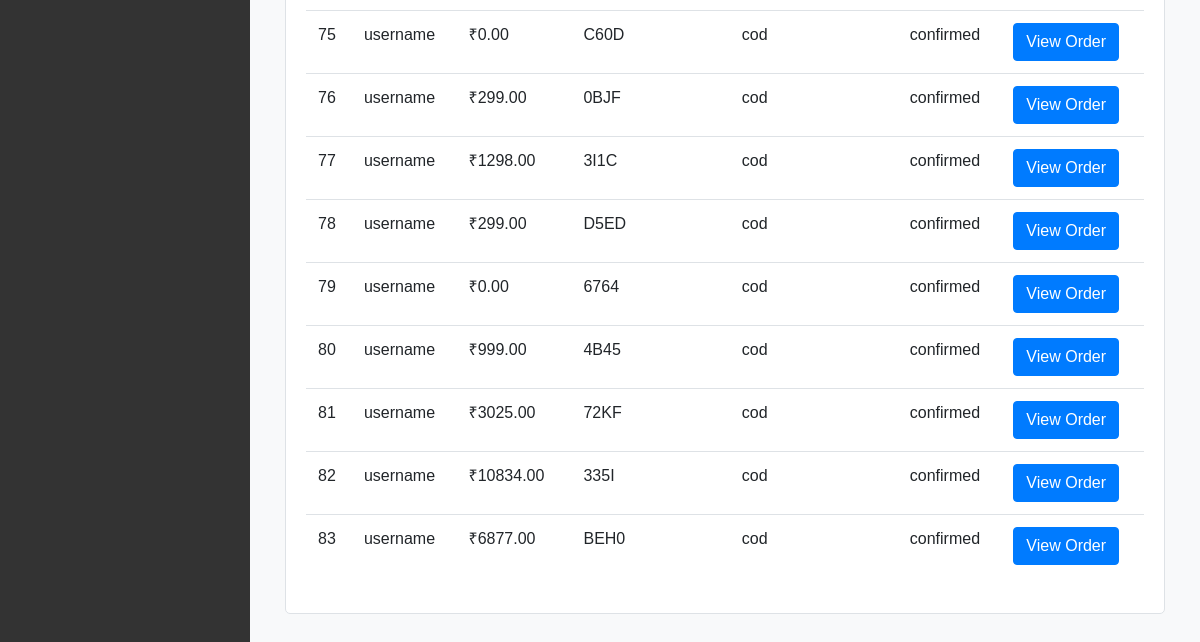
/order/ (lower part), run on an earlier commit of the app's database.
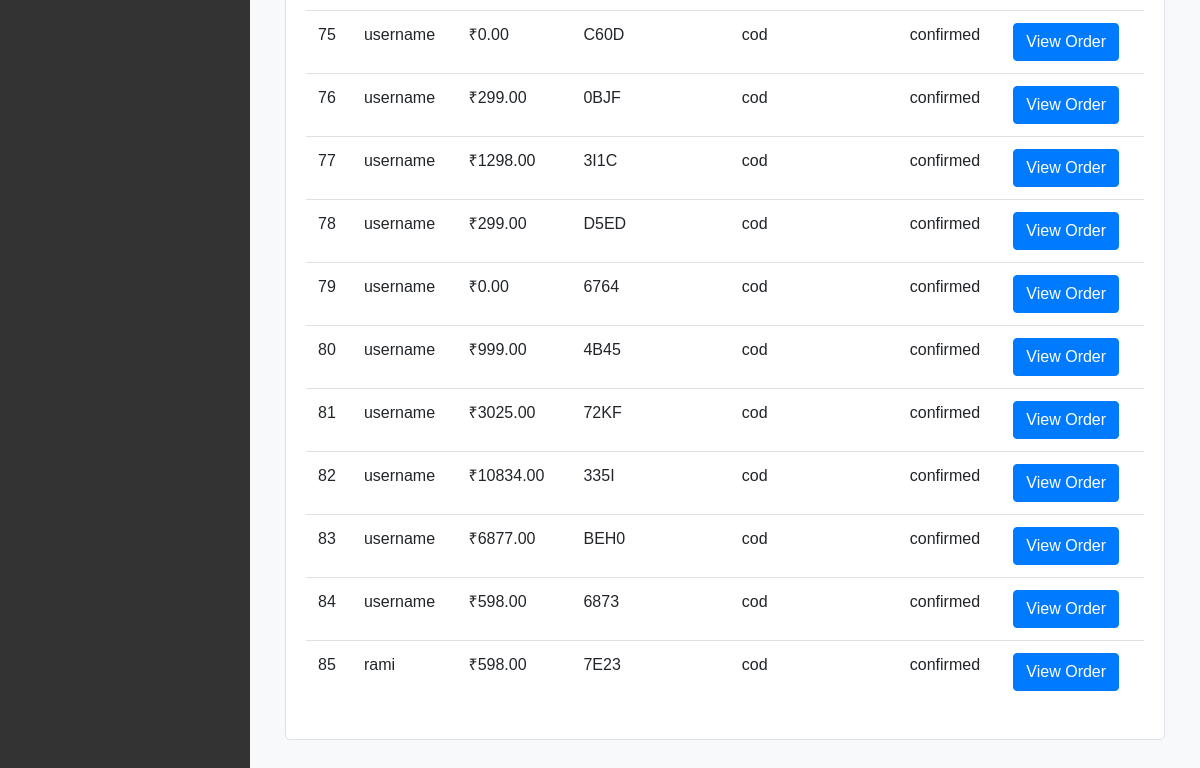
And on a later commit of the database.
### ecommerce_app/models.py (models this page shows, shortened)
class Order(models.Model):
    PAYMENT_CHOICES = [
        ('Credit Card', 'Credit Card'),
        ('PayPal', 'PayPal'),
        ('cod', 'cod'),
    ]
    user = models.ForeignKey(User, on_delete=models.CASCADE)
    total_price = models.DecimalField(max_digits=10, decimal_places=2)
    status = models.CharField(max_length=20)
    created_at = models.DateTimeField(auto_now_add=True)
    invoice_number = models.CharField(max_length=50)
    payment_method = models.CharField(max_length=20, choices=PAYMENT_CHOICES)
    invoice_date = models.DateField()

### dashboard/views.py (the view)
# urls.py: path('order/', order_listing, name='order'),
def order_listing(request):
    search_query = request.GET.get('q')
    if search_query:
        orders = Order.objects.filter(
            Q(invoice_number__icontains=search_query) |
            Q(user__username__icontains=search_query)
        )
    else:
        orders = Order.objects.all()
    if not orders.exists() and search_query:
        orders = Order.objects.all()
    context = {
        'orders': orders
    }
    return render(request, 'dashboard/order.html', context)

### templates/dashboard/order.html (shortened to what this page needs)
{% extends "dashboard/base.html" %}
{% load static %}
{% block content %}
<link rel="stylesheet" href="https://maxcdn.bootstrapcdn.com/bootstrap/4.5.2/css/bootstrap.min.css">
<div class="container">
    <div class="order-box">
        <table class="table">
            <tbody>
                {% for order in orders %}
                <tr>
                    <td>{{ order.id }}</td>
                    <td>{{ order.user }}</td>
                    <td>₹{{ order.total_price }}</td>
                    <td>{{ order.invoice_number }}</td>
                    <td>{{ order.payment_method }}</td>
                    <td>{{ order.status }}</td>
                    <td>
                        <button class="btn btn-primary view-order-btn" onclick="viewOrder(event)" data-order-id="{{ order.id }}">View Order</button>
                    </td>
                </tr>
                {% endfor %}
            </tbody>
        </table>
    </div>
</div>
{% endblock %}

What changed in the data, as far as the page shows it:
added Order: id "84", user "username", total_price "598.00", invoice_number "6873", payment_method "cod", status "confirmed"
added Order: id "85", user "rami", total_price "598.00", invoice_number "7E23", payment_method "cod", status "confirmed"
